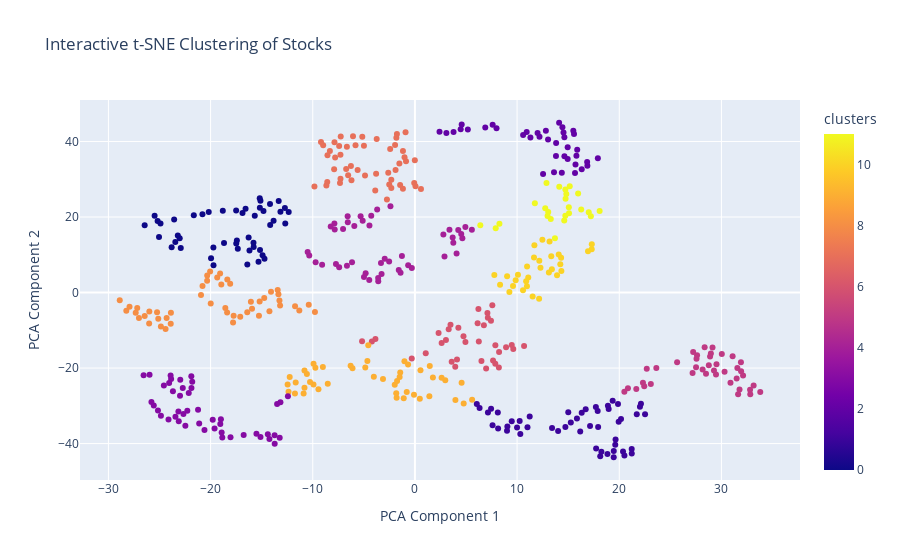

Notebook code cell kept with this figure:
### Code cell
fig = px.scatter(
    merged_tsne,
    x='PC1',
    y='PC2',
    color='clusters',
    hover_name='Symbol',
    hover_data=['Sector', 'Name'],
    title='Interactive t-SNE Clustering of Stocks',
    labels={'PC1': 'PCA Component 1', 'PC2': 'PCA Component 2', 'Name': 'Symbol', 'Sector': 'Sector', 'Name': 'Name'}
)
fig.show()

### Figure 1 — Plotly figure (JSON) as saved in the notebook; plotly's stock layout.template omitted (floating-point values rounded to 4 significant figures; data arrays with more than 128 entries replaced by an {"elided": "..."} marker saying what was removed)
{"data": [{"customdata": {"elided": "499x2 str values"}, "hovertemplate": "<b>%{hovertext}</b><br><br>PCA Component 1=%{x}<br>PCA Component 2=%{y}<br>Sector=%{customdata[0]}<br>Name=%{customdata[1]}<br>clusters=%{marker.color}<extra></extra>", "hovertext": {"elided": "499 str values"}, "legendgroup": "", "marker": {"color": {"elided": "499 int values"}, "coloraxis": "coloraxis", "symbol": "circle"}, "mode": "markers", "name": "", "orientation": "v", "showlegend": false, "type": "scatter", "x": {"elided": "499 float values"}, "xaxis": "x", "y": {"elided": "499 float values"}, "yaxis": "y"}], "layout": {"coloraxis": {"colorbar": {"title": {"text": "clusters"}}, "colorscale": [[0, "#0d0887"], [0.1111, "#46039f"], [0.2222, "#7201a8"], [0.3333, "#9c179e"], [0.4444, "#bd3786"], [0.5556, "#d8576b"], [0.6667, "#ed7953"], [0.7778, "#fb9f3a"], [0.8889, "#fdca26"], [1, "#f0f921"]]}, "legend": {"tracegroupgap": 0}, "title": {"text": "Interactive t-SNE Clustering of Stocks"}, "xaxis": {"anchor": "y", "domain": [0, 1], "title": {"text": "PCA Component 1"}}, "yaxis": {"anchor": "x", "domain": [0, 1], "title": {"text": "PCA Component 2"}}}}
